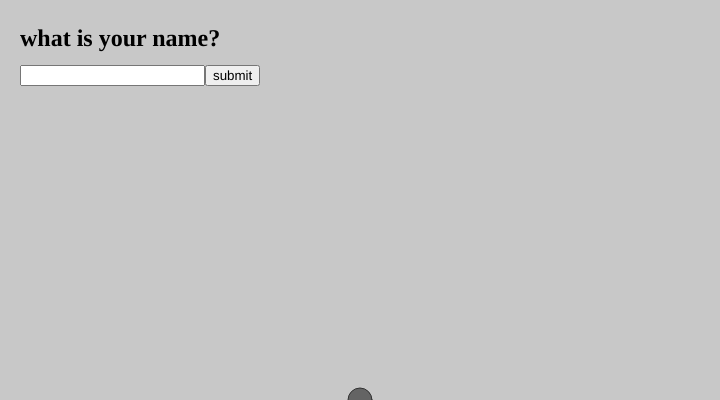
Frame 1 (no input)
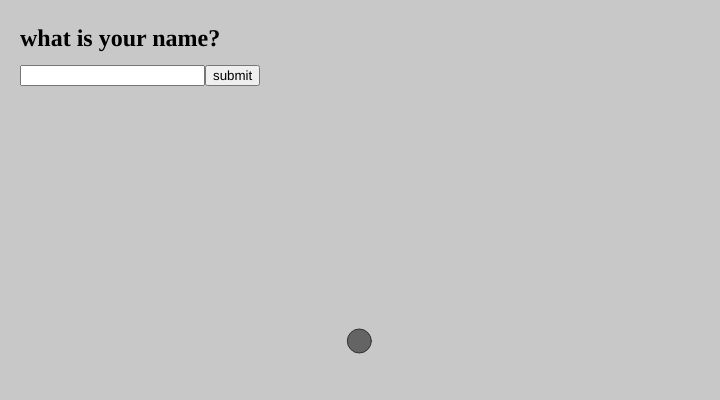
Frame 60 (no input)
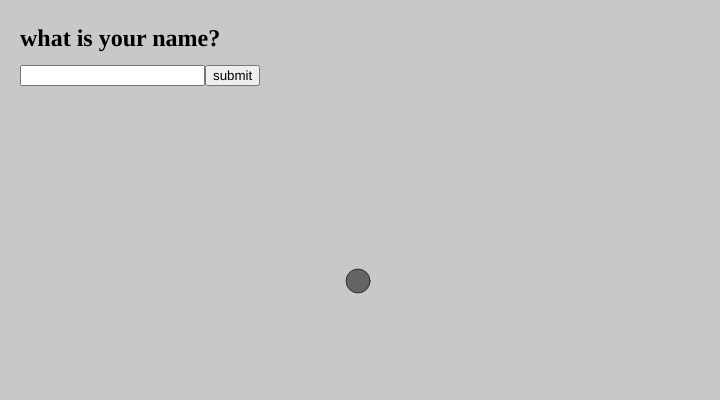
Frame 120 (the mouse pressed at the canvas centre since frame 60)

The p5.js sketch that drew these frames (run headless with seeded random() and noise() and a simulated clock; from frame 60 on, the mouse is pressed at the canvas centre):

// p5.js sketch
// ── sketch.js
// Where is the circle
let x, y;

function setup() {
  createCanvas(720, 400);
  // Starts in the middle
  x = width / 2;
  y = height;
  setup2();
}

function draw() {
  background(200);
  
  // Draw a circle
  stroke(50);
  fill(100);
  ellipse(x, y, 24, 24);
  
  // Jiggling randomly on the horizontal axis
  x = x + random(-1, 1);
  // Moving up at a constant speed
  y = y - 1;
  
  // Reset to the bottom
  if (y < 0) {
    y = height;
  }
}

let input, button, greeting;

function setup2() {
  // create canvas
 // createCanvas(710, 400);

  input = createInput();
  input.position(20, 65);

  button = createButton('submit');
  button.position(input.x + input.width, 65);
  button.mousePressed(greet);

  greeting = createElement('h2', 'what is your name?');
  greeting.position(20, 5);

  textAlign(CENTER);
  textSize(50);
}

function greet() {
  const name = input.value();
  greeting.html('hello ' + name + '!');
  input.value('');

  for (let i = 0; i < 200; i++) {
    push();
    fill(random(255), 255, 255);
    translate(random(width), random(height));
    rotate(random(2 * PI));
    text(name, 0, 0);
    pop();
  }
}
